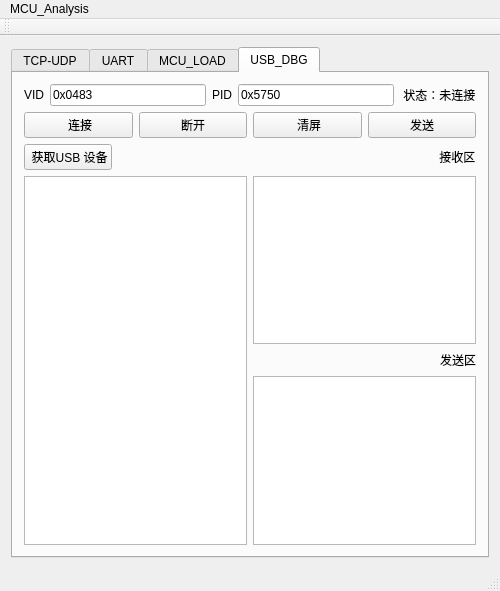
<?xml version="1.0" encoding="UTF-8"?>
<ui version="4.0">
 <class>MainWindow</class>
 <widget class="QMainWindow" name="MainWindow">
  <property name="geometry">
   <rect>
    <x>0</x>
    <y>0</y>
    <width>500</width>
    <height>591</height>
   </rect>
  </property>
  <property name="minimumSize">
   <size>
    <width>400</width>
    <height>480</height>
   </size>
  </property>
  <property name="maximumSize">
   <size>
    <width>800</width>
    <height>960</height>
   </size>
  </property>
  <property name="focusPolicy">
   <enum>Qt::NoFocus</enum>
  </property>
  <property name="windowTitle">
   <string>MainWindow</string>
  </property>
  <property name="windowIcon">
   <iconset>
    <normaloff>C:/Users/admin/Pictures/Saved Pictures/QQ截图20181230084344.png</normaloff>C:/Users/admin/Pictures/Saved Pictures/QQ截图20181230084344.png</iconset>
  </property>
  <widget class="QWidget" name="centralWidget">
   <property name="minimumSize">
    <size>
     <width>400</width>
     <height>500</height>
    </size>
   </property>
   <property name="maximumSize">
    <size>
     <width>800</width>
     <height>960</height>
    </size>
   </property>
   <layout class="QGridLayout" name="gridLayout_2">
    <item row="1" column="0">
     <widget class="QTabWidget" name="tabWidget">
      <property name="minimumSize">
       <size>
        <width>400</width>
        <height>480</height>
       </size>
      </property>
      <property name="maximumSize">
       <size>
        <width>800</width>
        <height>960</height>
       </size>
      </property>
      <property name="tabPosition">
       <enum>QTabWidget::North</enum>
      </property>
      <property name="tabShape">
       <enum>QTabWidget::Rounded</enum>
      </property>
      <property name="currentIndex">
       <number>3</number>
      </property>
      <property name="iconSize">
       <size>
        <width>16</width>
        <height>16</height>
       </size>
      </property>
      <widget class="QWidget" name="tcp_udp">
       <property name="minimumSize">
        <size>
         <width>400</width>
         <height>480</height>
        </size>
       </property>
       <property name="maximumSize">
        <size>
         <width>800</width>
         <height>960</height>
        </size>
       </property>
       <attribute name="title">
        <string>TCP-UDP</string>
       </attribute>
       <layout class="QGridLayout" name="gridLayout">
        <item row="0" column="0">
         <layout class="QGridLayout" name="gridLayout_3">
          <item row="0" column="0">
           <layout class="QHBoxLayout" name="horizontalLayout_7">
            <item>
             <layout class="QHBoxLayout" name="horizontalLayout_6">
              <item>
               <layout class="QVBoxLayout" name="verticalLayout_4">
                <item>
                 <layout class="QHBoxLayout" name="horizontalLayout_2">
                  <item>
                   <widget class="QLabel" name="label_ip">
                    <property name="text">
                     <string>IP</string>
                    </property>
                   </widget>
                  </item>
                  <item>
                   <widget class="QLineEdit" name="lineEdit_ip">
                    <property name="text">
                     <string>192.168.1.101</string>
                    </property>
                    <property name="maxLength">
                     <number>20</number>
                    </property>
                   </widget>
                  </item>
                 </layout>
                </item>
                <item>
                 <widget class="QPushButton" name="pushButton_udp_start">
                  <property name="text">
                   <string>开始</string>
                  </property>
                 </widget>
                </item>
               </layout>
              </item>
              <item>
               <spacer name="horizontalSpacer_2">
                <property name="orientation">
                 <enum>Qt::Horizontal</enum>
                </property>
                <property name="sizeHint" stdset="0">
                 <size>
                  <width>40</width>
                  <height>20</height>
                 </size>
                </property>
               </spacer>
              </item>
              <item>
               <layout class="QVBoxLayout" name="verticalLayout_5">
                <item>
                 <layout class="QHBoxLayout" name="horizontalLayout_5">
                  <item>
                   <widget class="QLabel" name="label_port">
                    <property name="text">
                     <string>PORT</string>
                    </property>
                   </widget>
                  </item>
                  <item>
                   <widget class="QLineEdit" name="lineEdit_port">
                    <property name="text">
                     <string>8887</string>
                    </property>
                    <property name="maxLength">
                     <number>4</number>
                    </property>
                   </widget>
                  </item>
                 </layout>
                </item>
                <item>
                 <widget class="QPushButton" name="pushButton_udp_stop">
                  <property name="text">
                   <string>停止</string>
                  </property>
                 </widget>
                </item>
               </layout>
              </item>
             </layout>
            </item>
            <item>
             <layout class="QHBoxLayout" name="horizontalLayout">
              <item>
               <layout class="QVBoxLayout" name="verticalLayout">
                <item>
                 <widget class="QCheckBox" name="checkBox_2">
                  <property name="text">
                   <string>TCP</string>
                  </property>
                 </widget>
                </item>
                <item>
                 <widget class="QCheckBox" name="checkBox_5">
                  <property name="text">
                   <string>Server</string>
                  </property>
                  <property name="checkable">
                   <bool>true</bool>
                  </property>
                  <property name="checked">
                   <bool>true</bool>
                  </property>
                 </widget>
                </item>
               </layout>
              </item>
              <item>
               <layout class="QVBoxLayout" name="verticalLayout_3">
                <item>
                 <spacer name="horizontalSpacer">
                  <property name="orientation">
                   <enum>Qt::Horizontal</enum>
                  </property>
                  <property name="sizeHint" stdset="0">
                   <size>
                    <width>40</width>
                    <height>20</height>
                   </size>
                  </property>
                 </spacer>
                </item>
                <item>
                 <spacer name="horizontalSpacer_5">
                  <property name="orientation">
                   <enum>Qt::Horizontal</enum>
                  </property>
                  <property name="sizeHint" stdset="0">
                   <size>
                    <width>40</width>
                    <height>20</height>
                   </size>
                  </property>
                 </spacer>
                </item>
               </layout>
              </item>
              <item>
               <layout class="QVBoxLayout" name="verticalLayout_2">
                <item>
                 <widget class="QCheckBox" name="checkBox">
                  <property name="layoutDirection">
                   <enum>Qt::LeftToRight</enum>
                  </property>
                  <property name="autoFillBackground">
                   <bool>false</bool>
                  </property>
                  <property name="text">
                   <string>UDP</string>
                  </property>
                  <property name="checked">
                   <bool>true</bool>
                  </property>
                  <property name="tristate">
                   <bool>false</bool>
                  </property>
                 </widget>
                </item>
                <item>
                 <widget class="QCheckBox" name="checkBox_6">
                  <property name="text">
                   <string>Client</string>
                  </property>
                  <property name="checked">
                   <bool>false</bool>
                  </property>
                 </widget>
                </item>
               </layout>
              </item>
             </layout>
            </item>
           </layout>
          </item>
          <item row="1" column="0">
           <layout class="QHBoxLayout" name="horizontalLayout_9">
            <item>
             <layout class="QHBoxLayout" name="horizontalLayout_8">
              <item>
               <layout class="QVBoxLayout" name="verticalLayout_6">
                <item>
                 <widget class="QLabel" name="label_rece">
                  <property name="text">
                   <string>接收窗口</string>
                  </property>
                 </widget>
                </item>
                <item>
                 <widget class="QTextEdit" name="textEdit_rece"/>
                </item>
               </layout>
              </item>
              <item>
               <layout class="QVBoxLayout" name="verticalLayout_7">
                <item>
                 <widget class="QLabel" name="label_send">
                  <property name="text">
                   <string>发送窗口</string>
                  </property>
                 </widget>
                </item>
                <item>
                 <widget class="QTextEdit" name="textEdit_send"/>
                </item>
               </layout>
              </item>
             </layout>
            </item>
            <item>
             <layout class="QVBoxLayout" name="verticalLayout_8">
              <item>
               <spacer name="verticalSpacer_3">
                <property name="orientation">
                 <enum>Qt::Vertical</enum>
                </property>
                <property name="sizeHint" stdset="0">
                 <size>
                  <width>20</width>
                  <height>10</height>
                 </size>
                </property>
               </spacer>
              </item>
              <item>
               <widget class="QPushButton" name="pushButton_udp_send">
                <property name="text">
                 <string>发送</string>
                </property>
               </widget>
              </item>
              <item>
               <widget class="QPushButton" name="pushButton_udp_send_clear">
                <property name="text">
                 <string>发送清除</string>
                </property>
               </widget>
              </item>
              <item>
               <widget class="QPushButton" name="pushButton_udp_rece_clear">
                <property name="text">
                 <string>接收清除</string>
                </property>
               </widget>
              </item>
              <item>
               <spacer name="verticalSpacer_2">
                <property name="orientation">
                 <enum>Qt::Vertical</enum>
                </property>
                <property name="sizeHint" stdset="0">
                 <size>
                  <width>20</width>
                  <height>40</height>
                 </size>
                </property>
               </spacer>
              </item>
             </layout>
            </item>
           </layout>
          </item>
         </layout>
        </item>
       </layout>
      </widget>
      <widget class="QWidget" name="uart">
       <attribute name="title">
        <string>UART</string>
       </attribute>
      </widget>
      <widget class="QWidget" name="MCU_LOAD">
       <attribute name="title">
        <string>MCU_LOAD</string>
       </attribute>
      </widget>
      <widget class="QWidget" name="usb_dbg">
       <attribute name="title">
        <string>USB_DBG</string>
       </attribute>
       <layout class="QGridLayout" name="gridLayout_4">
        <item row="0" column="1">
         <spacer name="verticalSpacer">
          <property name="orientation">
           <enum>Qt::Vertical</enum>
          </property>
          <property name="sizeHint" stdset="0">
           <size>
            <width>20</width>
            <height>40</height>
           </size>
          </property>
         </spacer>
        </item>
        <item row="1" column="0">
         <spacer name="horizontalSpacer_10">
          <property name="orientation">
           <enum>Qt::Horizontal</enum>
          </property>
          <property name="sizeHint" stdset="0">
           <size>
            <width>40</width>
            <height>20</height>
           </size>
          </property>
         </spacer>
        </item>
        <item row="1" column="1">
         <layout class="QVBoxLayout" name="verticalLayout_9">
          <item>
           <layout class="QHBoxLayout" name="horizontalLayout_3">
            <item>
             <widget class="QLabel" name="label_usb_VID">
              <property name="text">
               <string>VID</string>
              </property>
             </widget>
            </item>
            <item>
             <widget class="QLineEdit" name="lineEdit_usb_vid">
              <property name="statusTip">
               <string/>
              </property>
              <property name="inputMask">
               <string/>
              </property>
              <property name="text">
               <string>0x0483</string>
              </property>
              <property name="readOnly">
               <bool>false</bool>
              </property>
              <property name="placeholderText">
               <string>0x0483</string>
              </property>
             </widget>
            </item>
            <item>
             <widget class="QLabel" name="label_usb_PID">
              <property name="text">
               <string>PID</string>
              </property>
             </widget>
            </item>
            <item>
             <widget class="QLineEdit" name="lineEdit_usb_pid">
              <property name="text">
               <string>0x5750</string>
              </property>
              <property name="placeholderText">
               <string>0x5750</string>
              </property>
             </widget>
            </item>
            <item>
             <widget class="QLabel" name="label_usb_connect">
              <property name="text">
               <string> 状态：未连接</string>
              </property>
             </widget>
            </item>
           </layout>
          </item>
          <item>
           <layout class="QHBoxLayout" name="horizontalLayout_10">
            <item>
             <widget class="QPushButton" name="pushButton_usb_open">
              <property name="text">
               <string> 连接</string>
              </property>
             </widget>
            </item>
            <item>
             <widget class="QPushButton" name="pushButton_usb_close">
              <property name="text">
               <string>断开</string>
              </property>
             </widget>
            </item>
            <item>
             <widget class="QPushButton" name="pushButton_usb_clear">
              <property name="text">
               <string> 清屏</string>
              </property>
             </widget>
            </item>
            <item>
             <widget class="QPushButton" name="pushButton_send">
              <property name="text">
               <string>发送</string>
              </property>
             </widget>
            </item>
           </layout>
          </item>
          <item>
           <layout class="QHBoxLayout" name="horizontalLayout_4">
            <item>
             <widget class="QPushButton" name="pushButton_usb_getdev">
              <property name="text">
               <string> 获取USB 设备</string>
              </property>
             </widget>
            </item>
            <item>
             <spacer name="horizontalSpacer_6">
              <property name="orientation">
               <enum>Qt::Horizontal</enum>
              </property>
              <property name="sizeHint" stdset="0">
               <size>
                <width>40</width>
                <height>20</height>
               </size>
              </property>
             </spacer>
            </item>
            <item>
             <spacer name="horizontalSpacer_7">
              <property name="orientation">
               <enum>Qt::Horizontal</enum>
              </property>
              <property name="sizeHint" stdset="0">
               <size>
                <width>40</width>
                <height>20</height>
               </size>
              </property>
             </spacer>
            </item>
            <item>
             <widget class="QLabel" name="label_usb_rece">
              <property name="text">
               <string> 接收区</string>
              </property>
             </widget>
            </item>
           </layout>
          </item>
          <item>
           <layout class="QHBoxLayout" name="horizontalLayout_12">
            <item>
             <widget class="QTextBrowser" name="textBrowser_usb_log"/>
            </item>
            <item>
             <layout class="QVBoxLayout" name="verticalLayout_10">
              <item>
               <widget class="QTextBrowser" name="textBrowser_usb_rece"/>
              </item>
              <item>
               <layout class="QHBoxLayout" name="horizontalLayout_11">
                <item>
                 <spacer name="horizontalSpacer_9">
                  <property name="orientation">
                   <enum>Qt::Horizontal</enum>
                  </property>
                  <property name="sizeHint" stdset="0">
                   <size>
                    <width>40</width>
                    <height>20</height>
                   </size>
                  </property>
                 </spacer>
                </item>
                <item>
                 <spacer name="horizontalSpacer_8">
                  <property name="orientation">
                   <enum>Qt::Horizontal</enum>
                  </property>
                  <property name="sizeHint" stdset="0">
                   <size>
                    <width>40</width>
                    <height>20</height>
                   </size>
                  </property>
                 </spacer>
                </item>
                <item>
                 <widget class="QLabel" name="label_usb_send">
                  <property name="text">
                   <string>发送区</string>
                  </property>
                 </widget>
                </item>
               </layout>
              </item>
              <item>
               <widget class="QTextBrowser" name="textBrowser_usb_send"/>
              </item>
             </layout>
            </item>
           </layout>
          </item>
         </layout>
        </item>
        <item row="1" column="2">
         <spacer name="horizontalSpacer_11">
          <property name="orientation">
           <enum>Qt::Horizontal</enum>
          </property>
          <property name="sizeHint" stdset="0">
           <size>
            <width>40</width>
            <height>20</height>
           </size>
          </property>
         </spacer>
        </item>
        <item row="2" column="1">
         <spacer name="verticalSpacer_4">
          <property name="orientation">
           <enum>Qt::Vertical</enum>
          </property>
          <property name="sizeHint" stdset="0">
           <size>
            <width>20</width>
            <height>40</height>
           </size>
          </property>
         </spacer>
        </item>
       </layout>
      </widget>
     </widget>
    </item>
   </layout>
  </widget>
  <widget class="QMenuBar" name="menuBar">
   <property name="geometry">
    <rect>
     <x>0</x>
     <y>0</y>
     <width>500</width>
     <height>23</height>
    </rect>
   </property>
   <widget class="QMenu" name="menuMCU_Analysis">
    <property name="title">
     <string>MCU_Analysis</string>
    </property>
   </widget>
   <addaction name="menuMCU_Analysis"/>
  </widget>
  <widget class="QToolBar" name="mainToolBar">
   <attribute name="toolBarArea">
    <enum>TopToolBarArea</enum>
   </attribute>
   <attribute name="toolBarBreak">
    <bool>false</bool>
   </attribute>
  </widget>
  <widget class="QStatusBar" name="statusBar"/>
 </widget>
 <layoutdefault spacing="6" margin="11"/>
 <resources/>
 <connections/>
</ui>
